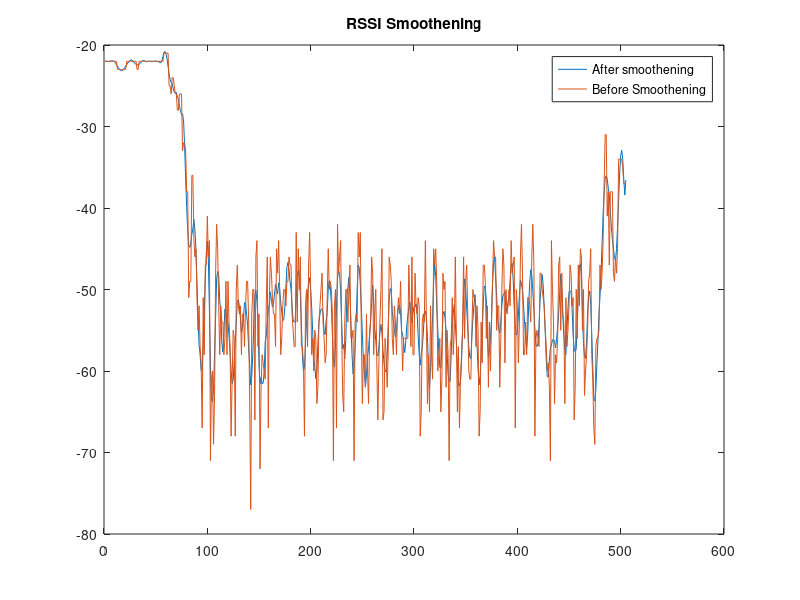
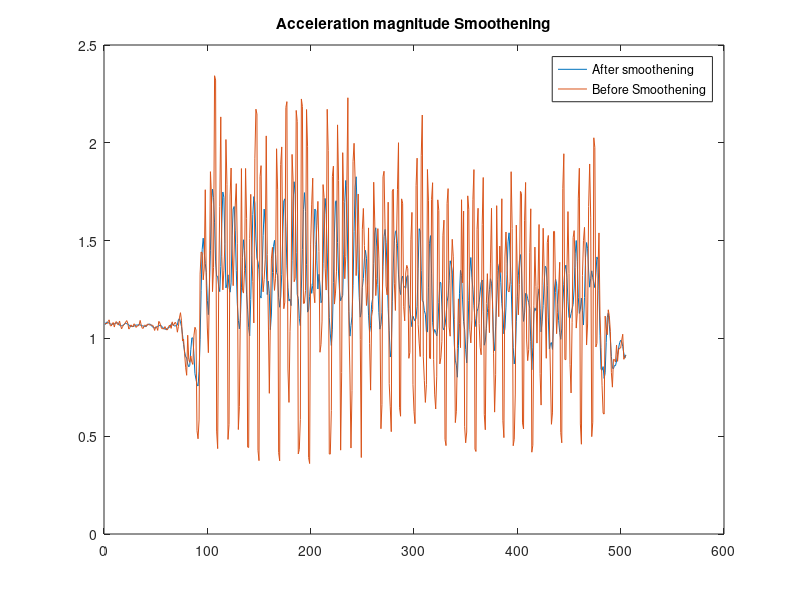
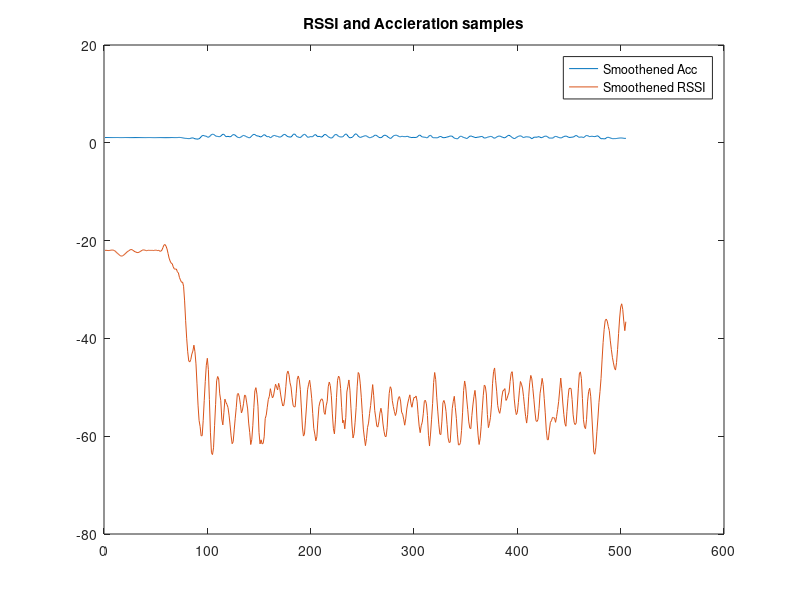

These charts were generated, in order, by the following MATLAB code: (Note: this script raises an error after producing the figures.)
clear;
CSV_file = csvread("data.csv");

Time  = CSV_file(:,1);
RSSI  = CSV_file(:,2);
Acc_x = CSV_file(:,3);
Acc_y = CSV_file(:,4);
Acc_z = CSV_file(:,5);


Total_samples = size(Time);
Acc_Mag = zeros(Total_samples(1,1),1);


%Calculating Accleration magnitude from Acc_X,Acc_Y,Acc_Z
for itr = 1:Total_samples(1,1)
    sum = (Acc_x(itr,1)^2)+(Acc_y(itr,1)^2)+(Acc_z(itr,1)^2);
    Acc_Mag(itr,1) = sum^0.5;
end

%Signal smoothening with Savitzky-Golay filtering.Polynomial order = 6 and
%framelength = 21
Smooth_RSSI = sgolayfilt(RSSI,6,21);
Smooth_Acc  = sgolayfilt(Acc_Mag,6,21);


%RSSI visualization
figure(1)
plot(Smooth_RSSI);
hold on
plot(RSSI);
legend('After smoothening','Before Smoothening')
title('RSSI Smoothening')
hold off

%Accleration magnitude visualization
figure(2)
plot(Smooth_Acc);
hold on
plot(Acc_Mag);
legend('After smoothening','Before Smoothening')
title('Acceleration magnitude Smoothening')
hold off

%Smoothened Acc and RSSI visualization
figure(3)
plot(Smooth_Acc);
hold on
plot(Smooth_RSSI);
legend('Smoothened Acc','Smoothened RSSI')
title('RSSI and Accleration samples')
hold off


%local_max_RSSI stores local maxima of Smooth_RSSI wave
local_max_RSSI = islocalmax(Smooth_RSSI);


%Calculating global Minimum for every 3s(30 data samples) 
g_Min_idx = [];
for itr=1:30:Total_samples(1,1)
    if(itr+29 <=Total_samples(1,1))
        g_Min_idx = [g_Min_idx,g_min(Smooth_Acc,itr,itr+29)];
    else
        g_Min_idx = [g_Min_idx,g_min(Smooth_Acc,itr,Total_samples(1,1))];
    end
end

%Adding first and last packets as two end points
g_Min_idx = [1,g_Min_idx];
g_Min_idx = [g_Min_idx,Total_samples(1,1)];


%Stores AVG RSSI as threshold RSSI for first cycle
g_max_size = size(g_Min_idx);

%Calculates and stores threshold RSSI for each cycle
avg_threshold_rssi = [];
for itr=1:1:g_max_size(1,2)-1
    threshold_bw_idx = threshold_calc(Smooth_RSSI,local_max_RSSI,g_Min_idx(1,itr),g_Min_idx(1,itr+1));
    avg_threshold_rssi = [avg_threshold_rssi,threshold_bw_idx];
end
avg_threshold_rssi = [mean(Smooth_RSSI),avg_threshold_rssi];

%Threshold RSSI visualization for every 3 seconds
figure(4)
bar(avg_threshold_rssi)
title("Threshold RSSI Visualization");

%clearing intermediate variables from the work space
clear local_max_RSSI;
clear g_max_size;
clear CSV_file;
clear Acc_x;
clear Acc_y;
clear Acc_z;
clear Acc_Mag;
clear RSSI;
clear sum;
clear count;
clear itr;
clear Time;
clear Total_samples;
clear threshold_bw_idx;


% Functions
% Global max between s and e
function index = g_min(Array,s,e)
min = 1000;
for itr=s:1:e
    if(min>Array(itr,1))
        min = Array(itr,1);
        index = itr;
    end
end

    
end


%local_max average
function avg = threshold_calc(Smooth_RSSI,local_max_RSSI,s,e)
count = 1;
sum = 0;
for itr=s:1:e
    if(local_max_RSSI(itr,1) == 1)
        sum = sum+Smooth_RSSI(itr,1);
        count = count+1;
    end
end
avg = sum/(count-1);

    
end

%Threshold RSSI visualization for every 3 seconds
%Threshold RSSI visualization for every 3 seconds
%Threshold RSSI visualization for every 3 seconds
%Threshold RSSI visualization for every 3 seconds
%Threshold RSSI visualization for every 3 seconds
%Threshold RSSI visualization for every 3 seconds
%Threshold RSSI visualization for every 3 seconds
%Threshold RSSI visualization for every 3 seconds
%Threshold RSSI visualization for every 3 seconds
